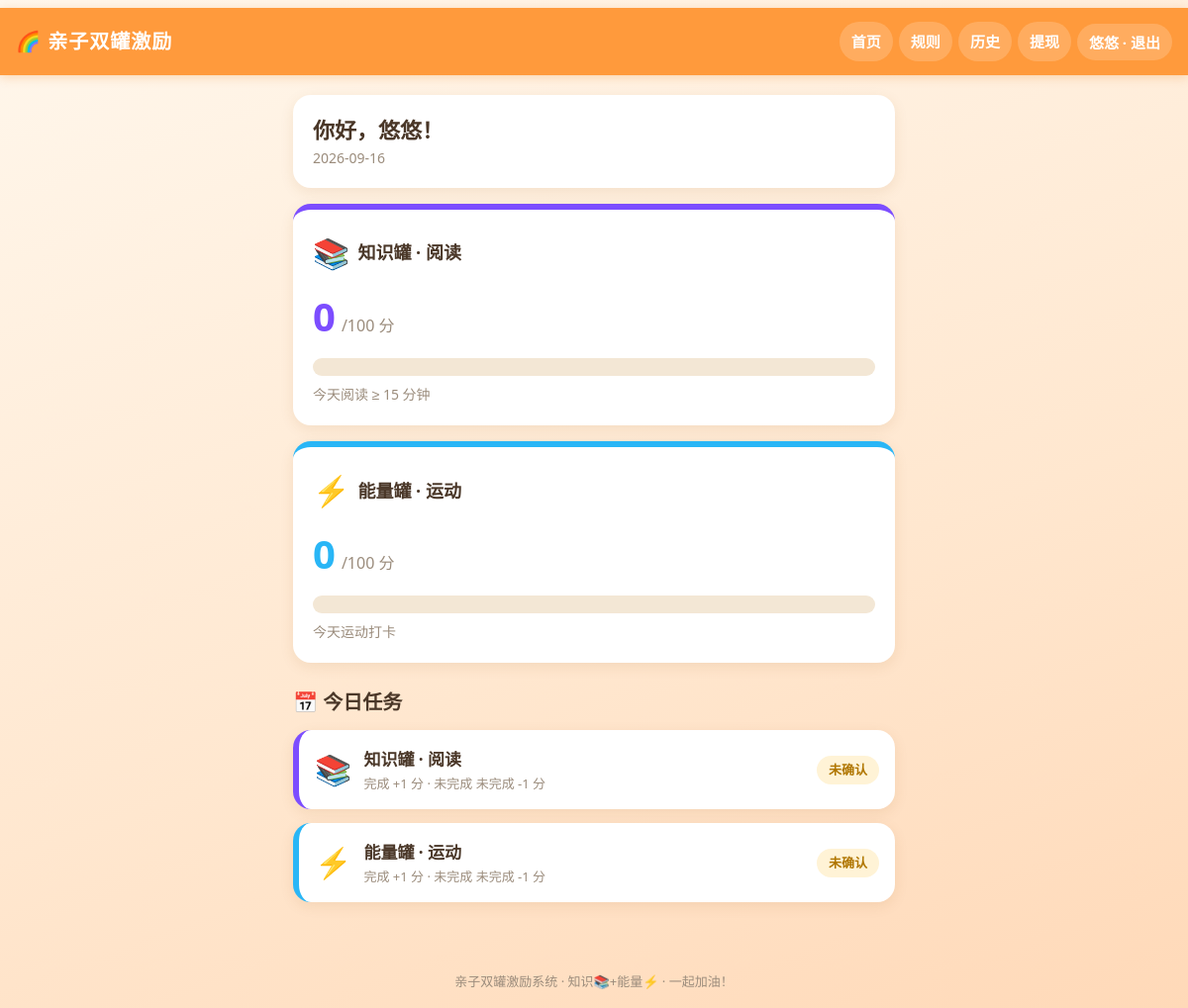
/ (signed in), run on the app's committed database.
### tables this page shows
CREATE TABLE users (
  id            INTEGER PRIMARY KEY AUTOINCREMENT,
  username      TEXT NOT NULL UNIQUE,
  password_hash TEXT NOT NULL,
  role          TEXT NOT NULL CHECK(role IN ('parent','child')),
  created_at    TEXT NOT NULL DEFAULT (datetime('now','localtime'))
);

CREATE TABLE jars (
  id           INTEGER PRIMARY KEY AUTOINCREMENT,
  user_id      INTEGER NOT NULL REFERENCES users(id),
  jar_type     TEXT NOT NULL CHECK(jar_type IN ('knowledge','energy')),
  balance      INTEGER NOT NULL DEFAULT 0,
  max_balance  INTEGER NOT NULL DEFAULT 100,
  updated_at   TEXT NOT NULL DEFAULT (datetime('now','localtime')),
  UNIQUE(user_id, jar_type)
);

### app.py (the view)
    @app.route("/")
    def index():
        conn = get_db()
        role = session.get("role")
        if role == "parent":
            child_row = conn.execute(
                "SELECT * FROM users WHERE role='child' ORDER BY id LIMIT 1"
            ).fetchone()
            target = child_row
        elif role == "child":
            target = _load_user(session["user_id"])
        else:
            target = conn.execute(
                "SELECT * FROM users WHERE role='child' ORDER BY id LIMIT 1"
            ).fetchone()
        content = build_home(target)
        return render_template("index.html", **content)

### app.py (called while the page is built)
def today_str() -> str:
    return datetime.now().strftime("%Y-%m-%d")

def get_jar(uid: int, jar_type: str):
    row = get_db().execute(
        "SELECT * FROM jars WHERE user_id=? AND jar_type=?", (uid, jar_type)
    ).fetchone()
    if row is None:
        return {"user_id": uid, "jar_type": jar_type, "balance": 0,
                "max_balance": MAX_BALANCE}
    return row

def _load_user(uid: int):
    row = get_db().execute("SELECT * FROM users WHERE id=?", (uid,)).fetchone()
    return row

def build_home(target):
    conn = get_db()
    if target is None:
        return {"target": None, "jars": None, "tasks": None,
                "today": today_str(), "status_names": STATUS_NAMES,
                "task_meta": TASK_META, "max_balance": MAX_BALANCE,
                "is_parent": session.get("role") == "parent"}
    date = today_str()
    jars = {jt: get_jar(target["id"], jt) for jt in JAR_TYPES}
    tasks = {}
    for jt in JAR_TYPES:
        t = conn.execute(
            "SELECT * FROM daily_tasks WHERE user_id=? AND task_date=? AND task_type=?",
            (target["id"], date, jt),
        ).fetchone()
        tasks[jt] = t
    return {
        "target": target, "jars": jars, "tasks": tasks, "today": date,
        "status_names": STATUS_NAMES, "task_meta": TASK_META,
        "max_balance": MAX_BALANCE,
        "is_parent": session.get("role") == "parent",
    }

### database.py (called while the page is built)
def connect_db(db_path=None):
    if db_path is None:
        db_path = current_app.config["DATABASE"]
    conn = sqlite3.connect(db_path)
    conn.row_factory = sqlite3.Row
    conn.execute("PRAGMA foreign_keys = ON")
    return conn

def get_db():
    if "db" not in g:
        g.db = connect_db()
    return g.db

### templates/index.html (shortened to what this page needs)
{% extends "base.html" %}
{% block content %}
{% if target is none %}
  <div class="empty-state">
    <div class="empty-emoji">🏆</div>
    <h2>还没有孩子账号</h2>
    <p>请家长先到「管理」页面创建一个孩子账号，然后让孩子登录开始攒分吧！</p>
    <a class="btn btn-primary" href="{{ url_for('parent') }}">去创建孩子账号</a>
  </div>
{% else %}
  <section class="hello-card">
    <h1>你好，{{ target['username'] }}{% if is_parent %}（家长视角·{{ target['username'] }}）{% endif %}！</h1>
    <p class="date-line">{{ today }}</p>
  </section>
  <section class="jar-cards">
    {% for jt in task_meta %}
    {% set jar = jars.get(jt) %}
    <div class="jar-card jar-{{ jt }}">
      <div class="jar-head">
        <span class="jar-emoji">{{ task_meta[jt]['emoji'] }}</span>
        <span class="jar-name">{{ task_meta[jt]['name'] }}</span>
      </div>
      <div class="jar-num">
        <strong>{{ jar['balance'] }}</strong><span class="jar-max">/{{ max_balance }} 分</span>
      </div>
      <div class="jar-bar"><div class="jar-bar-inner" style="width: {{ jar['balance'] * 100 // max_balance }}%"></div></div>
      <p class="jar-desc">{{ task_meta[jt]['desc'] }}</p>
    </div>
    {% endfor %}
  </section>
  <section class="today-tasks">
    <h2>📅 今日任务</h2>
    {% for jt in task_meta %}
    {% set t = tasks.get(jt) %}
    <div class="task-card task-{{ jt }}">
      <div class="task-line">
        <span class="task-emoji">{{ task_meta[jt]['emoji'] }}</span>
        <div class="task-info">
          <div class="task-title">{{ task_meta[jt]['name'] }}</div>
          <div class="task-reward">{{ task_meta[jt]['reward_desc'] }} · 未完成 {{ task_meta[jt]['penalty_desc'] }}</div>
        </div>
        {% if t %}
          <span class="status-badge status-{{ t['status'] }}">{{ status_names[t['status']] }}</span>
        {% else %}
          <span class="status-badge status-pending">未确认</span>
        {% endif %}
      </div>
    </div>
    {% endfor %}
  </section>
{% endif %}
{% endblock %}

### static/style.css (style rules this page uses)
:root { --bg: #fff7ec; --card: #ffffff; --primary: #ff9a3c; --primary-dark: #f07800; --ok: #4caf50; --fail: #e5534b; --text: #4a3728; --muted: #9b8c7c; --radius: 18px; }
* { box-sizing: border-box; margin: 0; padding: 0; }
html, body { max-width: 100%; overflow-x: hidden; }
body { font-family: "PingFang SC", "Hiragino Sans GB", "Microsoft YaHei", system-ui, sans-serif; background: linear-gradient(160deg, #fff7ec 0%, #ffe7cf 60%, #ffd9b8 100%); color: var(--text); font-size: 16px; line-height: 1.6; min-height: 100vh; display: flex; flex-direction: column; }
.hello-card { background: var(--card); border-radius: var(--radius); padding: 18px 20px; margin-bottom: 16px; box-shadow: 0 4px 14px rgba(150, 90, 20, 0.10); }
.hello-card h1 { font-size: 22px; }
.date-line { color: var(--muted); font-size: 14px; }
.jar-cards { display: flex; flex-direction: column; gap: 16px; margin-bottom: 24px; }
.jar-card { background: var(--card); border-radius: var(--radius); padding: 20px; box-shadow: 0 4px 14px rgba(150, 90, 20, 0.10); border-top: 6px solid var(--jar-color, var(--primary)); }
.jar-knowledge { --jar-color: #7c4dff; }
.jar-energy { --jar-color: #29b6f6; }
.jar-head { display: flex; align-items: center; gap: 8px; }
.jar-emoji { font-size: 30px; }
.jar-name { font-size: 18px; font-weight: 800; }
.jar-num { margin: 8px 0 10px; }
.jar-num strong { font-size: 40px; color: var(--jar-color, var(--primary)); }
.jar-max { color: var(--muted); font-size: 16px; margin-left: 6px; }
.jar-bar { height: 18px; background: #f3e7d5; border-radius: 999px; overflow: hidden; }
.jar-desc { color: var(--muted); font-size: 14px; margin-top: 8px; }
.today-tasks h2 { font-size: 20px; margin-bottom: 12px; }
.task-card { background: var(--card); border-radius: var(--radius); padding: 16px; margin-bottom: 14px; box-shadow: 0 4px 14px rgba(150, 90, 20, 0.10); border-left: 6px solid var(--jar-color, var(--primary)); }
.task-knowledge { --jar-color: #7c4dff; }
.task-energy { --jar-color: #29b6f6; }
.task-line { display: flex; align-items: center; gap: 12px; flex-wrap: wrap; }
.task-emoji { font-size: 30px; }
.task-info { flex: 1; min-width: 0; }
.task-title { font-weight: 800; font-size: 17px; }
.task-reward { color: var(--muted); font-size: 13px; }
.status-badge { display: inline-block; padding: 4px 12px; border-radius: 999px; font-size: 13px; font-weight: 700; white-space: nowrap; }
.status-pending { background: #fff3d6; color: #b07600; }
@media (min-width: 768px) { body { padding-top: 8px; } }

### data on the page
users: username "悠悠"
jars: balance "0"
jars: balance "0"

### other printed values
{{ session.get('username', '') }} "悠悠"
{{ today }} "2026-09-16"
{{ task_meta[jt]['emoji'] }} "📚" "⚡"
{{ task_meta[jt]['name'] }} "知识罐 · 阅读" "能量罐 · 运动"
{{ max_balance }} "100" "100"
{{ task_meta[jt]['desc'] }} "今天阅读 ≥ 15 分钟" "今天运动打卡"
{{ task_meta[jt]['reward_desc'] }} "完成 +1 分" "完成 +1 分"
{{ task_meta[jt]['penalty_desc'] }} "未完成 -1 分" "未完成 -1 分"
